Frame 1 (no input): blank canvas, image omitted
Frame 60 (the mouse pressed at the canvas centre just before this capture): blank canvas, image omitted
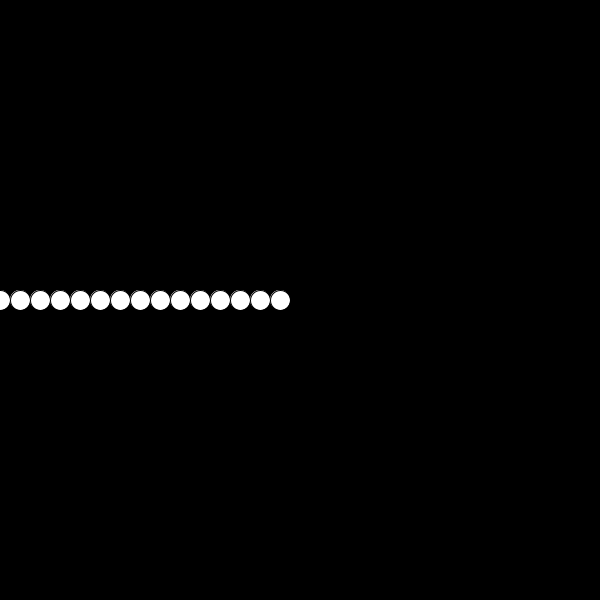
Frame 120 (the mouse held since frame 60 and released just before this capture)

The Processing sketch whose frames 1 and 60 were blank and that drew this single picture after the mouse press (run headless with seeded random() and noise(); from frame 60 on, the mouse is pressed at the canvas centre):

// Processing sketch: fadingEffect
// ── fadingEffect.pde


void setup() {
  size(600, 600);
  
  background(0);
}

void draw() {
  //background(0);
  
  fill(0, 80);
  rect(0, 0, width, height);
  
  fill(255);
  for(float x = 0; x < mouseX; x += mouseX / 15) {
    ellipse(x, mouseY, mouseX / 15, mouseX / 15);
  }
  
}
